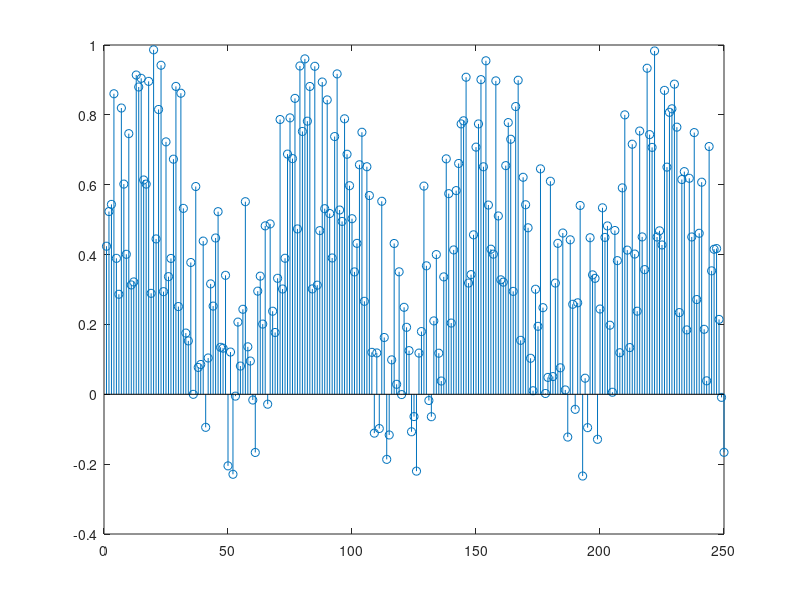

Here is the MATLAB script that generated this plot:
% script
% session 2 exer 9
%generate sound sample from sine signal, sampled discrete signal

pkg load signal;

sample_rate = 22050 %samplerate
%use sampleAmount as "window" so you have 250samplecount= vector from 1_to_250
n = [1 : 250 ] %sample amounts from 1 to 250 == 250samplesAmount
amplitude = 0.25
sss = 638 %sss
signal_freq = sss / 2

noise = (sss/800)*rand(1,250) %random noise signal

s1= amplitude * sin(2 * pi * signal_freq * n/sample_rate) + noise
stem(s1)

%diff_out = nan(250, 1)
%diff_out(1) = 0



